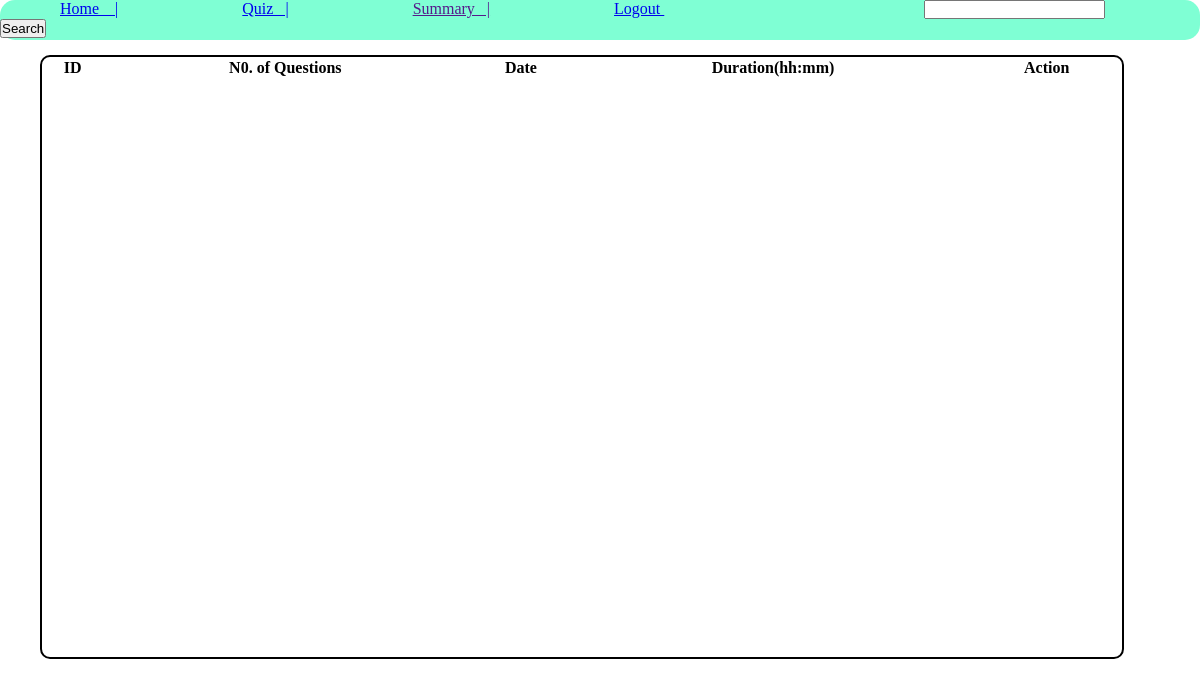
The page /user/1 on the database as committed earlier.
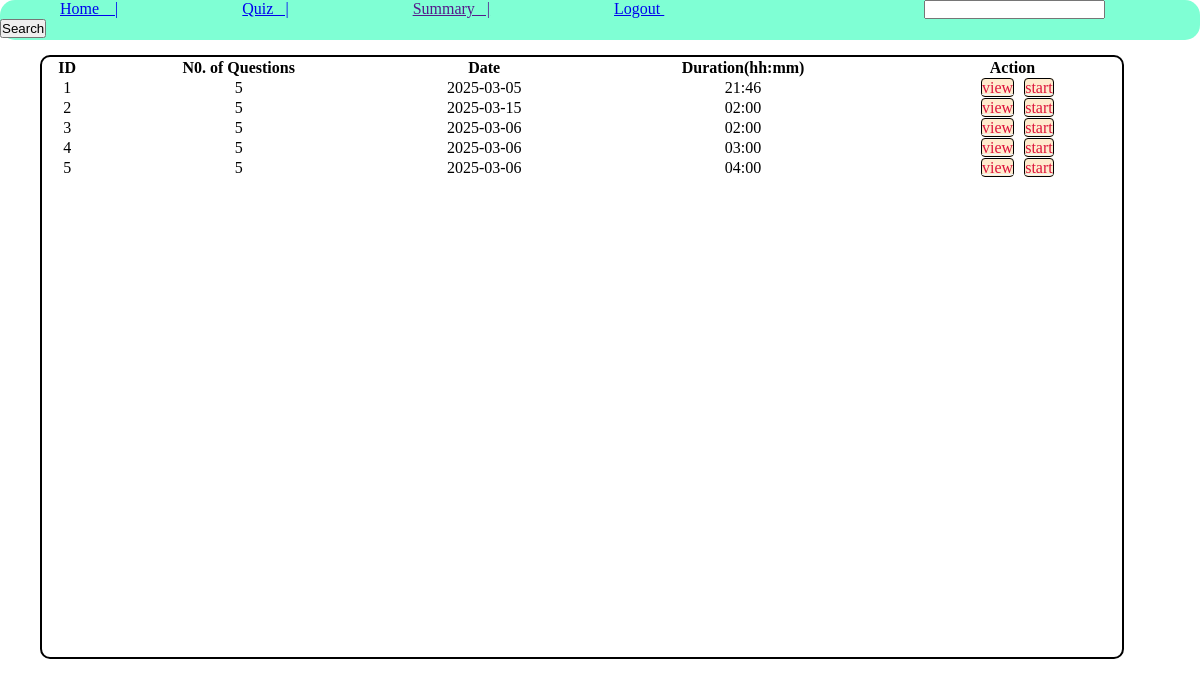
The same page on the database as committed later.
### tables this page shows
CREATE TABLE quiz(
    id INTEGER PRIMARY KEY AUTOINCREMENT,
    chapter_id INTEGER,
    date_of_quiz DATE,
    time_duration TIME,
    remarks TEXT,
    FOREIGN KEY(chapter_id) REFERENCES chapter(id)
);

### app.py (the view)
@app.route('/user/<id>')
def user(id):
    rep = get_qz_d()
    return render_template('user.html',u=id,a=rep,x=len(get_qz_d()[1]))

### database.py (called while the page is built)
def get_qz_d():
    con = sqlite3.connect('database.sqlite3')
    cur = con.cursor()
    query="SELECT * FROM quiz"
    cur.execute(query)
    f=cur.fetchall()
    query = f"SELECT COUNT(id),quiz_id FROM question WHERE quiz_id=?"
    l = []
    for a in f:
        cur.execute(query,(a[0],))
        g = cur.fetchall()
        l.append(g)
    con.commit()
    con.close()
    return [f,l]

### templates/user.html (shortened to what this page needs)
<!DOCTYPE html>
<html lang="en">
<head>
</head>
<body>
    <nav>
        <ul>
            <li><a href="/user/{{u[0][0]}}"> Home &nbsp &nbsp|</a></li>
            <li><a href="/quizmg"> Quiz &nbsp&nbsp|</a></li>
            <li><a href=""> Summary&nbsp&nbsp |</a></li>
            <li><a href="/"> Logout </a></li>
            <li id="search"><input type="search">
            <button>Search</button></li>
        </ul>
    </nav>
    <div class="table-container">
        <table style="width: 100%;text-align: center;">
            <thead>
                <tr>
                    <th>ID</th>
                    <th>N0. of Questions</th>
                    <th>Date</th>
                    <th>Duration(hh:mm)</th>
                    <th>Action</th>
                </tr>
            </thead>
            {%for i in range(x)%}
            {%if a[1][i][0][0]%}
            <tbody>
                <tr>
                    <td>{{a[0][i][0]}}</td>
                    <td>{{a[1][i][0][0]}}</td>
                    <td>{{a[0][i][2]}}</td>
                    <td>{{a[0][i][3]}}</td>
                    <td><a class="innerbox" href="">view</a><a class="innerbox" href="">start</a></td>
                </tr>
            {%endif%}
            {%endfor%}
            </tbody>
        </table>
    </div>
</body>
</html>

### templates/user.html (style rules this page uses)
* { margin: 0%; padding: 0%; }
nav { width: 100%; height: 40px; border-radius: 15px; background-color: aquamarine; }
li { margin: 60px; display: inline; }
#search { margin-left: 200px; }
.table-container { width: 90%; margin-left: 40px; margin-top: 15px; border: 2px solid black; border-radius: 10px; height: 600px; }
.innerbox { margin-left: 10px; border: 1px solid black; background-color: blanchedalmond; color: crimson; text-decoration-color: aliceblue; border-radius: 4px; }

Rows that differ between the two databases and show on the page:
now on this page (row unchanged): quiz: id "1", date_of_quiz "2025-03-05", time_duration "21:46"
now on this page (row unchanged): quiz: id "2", date_of_quiz "2025-03-15", time_duration "02:00"
added quiz: id "3", date_of_quiz "2025-03-06", time_duration "02:00"
added quiz: id "4", date_of_quiz "2025-03-06", time_duration "03:00"
added quiz: id "5", date_of_quiz "2025-03-06", time_duration "04:00"
Other text that changed with them:
new list line: "5 view start"
